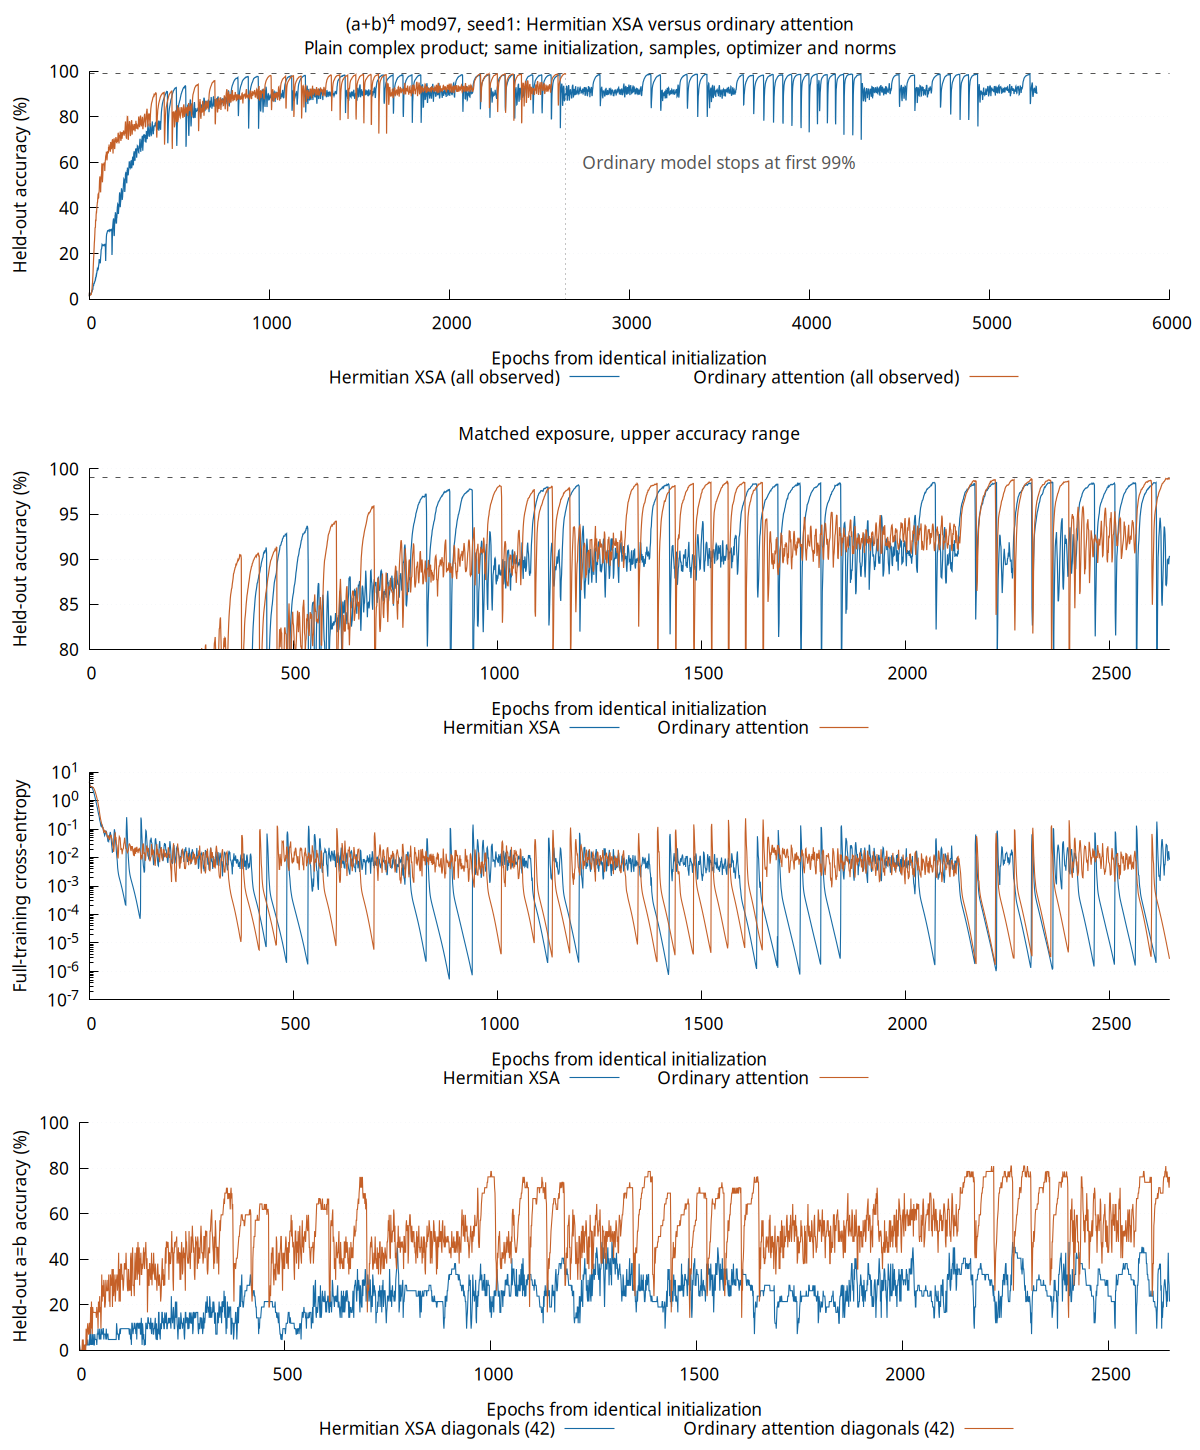

gnuplot code for this plot:
# Full unsmoothed histories. The candidate stops at first99 or100000updates.
if (!exists("render_png")) render_png=0
set encoding utf8
set datafile separator "\t"
set border 3
set tics nomirror
set grid ytics lc rgb "#d9e0e8"
set key outside below horizontal
stats "pow4-no-xsa-ordinary.tsv" using 2 nooutput
candidate_end=STATS_max
if (render_png) {
    set terminal pngcairo size 1200,1450 enhanced font "sans,13"
    set output "pow4-no-xsa.png"
} else {
    set terminal svg size 1200,1450 dynamic enhanced font "sans,13"
    set output "pow4-no-xsa.svg"
}
set multiplot layout 4,1 title "(a+b)^4 mod97, seed1: Hermitian XSA versus ordinary attention\nPlain complex product; same initialization, samples, optimizer and norms"
set xlabel "Epochs from identical initialization"
set ylabel "Held-out accuracy (%)"
set xrange [0:*]
set yrange [0:100]
set ytics 20
set arrow 1 from graph 0, first 99 to graph 1, first 99 nohead dt 2 lc rgb "#555555"
set arrow 2 from first candidate_end, graph 0 to first candidate_end, graph 1 nohead dt 3 lc rgb "#8a8a8a"
set label 1 "Ordinary model stops at first 99%" at first candidate_end+90, first 60 textcolor rgb "#555555"
plot "pow4-no-xsa-xsa.tsv" using 2:3 with lines lw 1.2 lc rgb "#176ba5" title "Hermitian XSA (all observed)", \
     "pow4-no-xsa-ordinary.tsv" using 2:3 with lines lw 1.2 lc rgb "#c56028" title "Ordinary attention (all observed)"
unset arrow 2
unset label 1
set title "Matched exposure, upper accuracy range"
set xrange [0:candidate_end]
set yrange [80:100]
set ytics 5
plot "pow4-no-xsa-xsa.tsv" using 2:3 with lines lw 1.2 lc rgb "#176ba5" title "Hermitian XSA", \
     "pow4-no-xsa-ordinary.tsv" using 2:3 with lines lw 1.2 lc rgb "#c56028" title "Ordinary attention"
unset arrow 1
unset title
set ylabel "Full-training cross-entropy"
set logscale y
set yrange [*:*]
set ytics autofreq
set format y "10^{%L}"
plot "pow4-no-xsa-xsa.tsv" using 2:4 with lines lw 1.1 lc rgb "#176ba5" title "Hermitian XSA", \
     "pow4-no-xsa-ordinary.tsv" using 2:4 with lines lw 1.1 lc rgb "#c56028" title "Ordinary attention"
unset logscale y
set format y "%g"
set ylabel "Held-out a=b accuracy (%)"
set yrange [0:100]
set ytics 20
plot "pow4-no-xsa-xsa.tsv" using 2:7 with lines lw 1.1 lc rgb "#176ba5" title "Hermitian XSA diagonals (42)", \
     "pow4-no-xsa-ordinary.tsv" using 2:7 with lines lw 1.1 lc rgb "#c56028" title "Ordinary attention diagonals (42)"
unset multiplot
unset output
